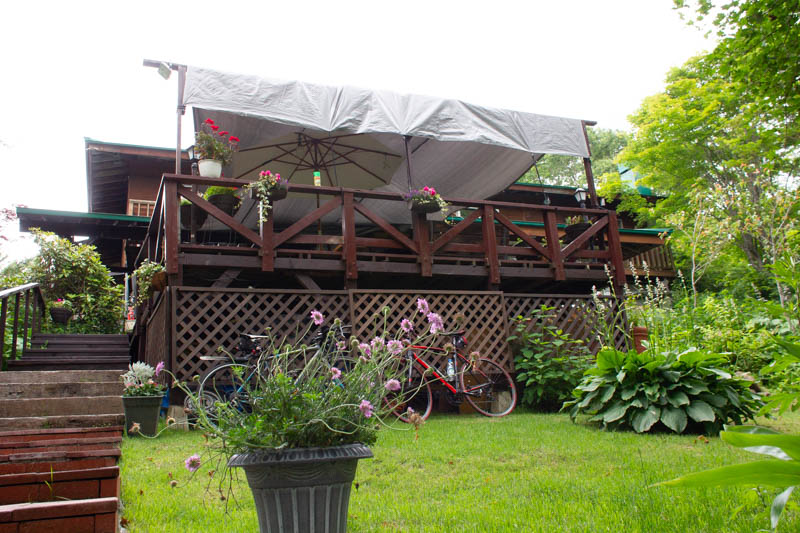
#> input picture 08-image-data/data/sample.jpg, 800 x 533 px
$ jupyter execute 08-01-pillow.ipynb
#> lines starting #> are read from the running program, lines starting #| are printed output that depends on the picture
# Pillowを使った画像の加工

## サムネイル化

[cell 1]
from PIL import Image

with Image.open("data/sample.jpg") as im:
#> im is the input picture: PIL image 800x533 RGB; mean R, G, B 131.2, 135.5, 101.6
    im.thumbnail((128, 128))
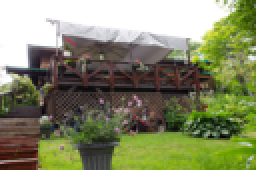
#> im: PIL image 128x85 RGB (shown 2 times larger); mean R, G, B 131.1, 135.4, 101.5
    im.save("data/thumb-test.jpg")

[cell 2]
# Jupyter Notebookで実行する場合にNotebook内に画像を表示する設定
from PIL import ImageShow

ImageShow.register(ImageShow.IPythonViewer, order=0)

[cell 3]
with Image.open("data/thumb-test.jpg") as thumb:
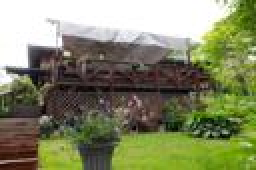
#> thumb: PIL image 128x85 RGB (shown 2 times larger); mean R, G, B 131.1, 135.4, 101.3
    print(thumb.size)
#| (128, 85)
    thumb.show()

## クロップ（切り取り）

[cell 4]
def calc_cropping_box(image):
    """
    クロップする四隅の座標を計算する関数
    """
    x, y = image.size
#> x = 800; y = 533
    print(f"{x=}, {y=}")
#| x=800, y=533
    if x > y:  # 幅が大きい（横長）場合の処理：高さが正方形の1辺の長さ
        left = (x - y) // 2
#> left = 133
        upper = 0
        right = left + y
#> right = 666
        lower = y
#> lower = 533
    else:  # 高さが大きい（縦長）場合の処理：幅が正方形の1辺の長さ
        left = 0
        upper = (y - x) // 2
        right = x
        lower = upper + x
    box = (
        left,
        upper,
        right,
        lower,
    )  # 切り取る四隅の座標
#> box = (133, 0, 666, 533)
    print(f"{box=}")
#| box=(133, 0, 666, 533)
    return box

[cell 5]
with Image.open("data/sample.jpg") as im:
    box = calc_cropping_box(im)
#> box = (133, 0, 666, 533)
    cropped = im.crop(box)
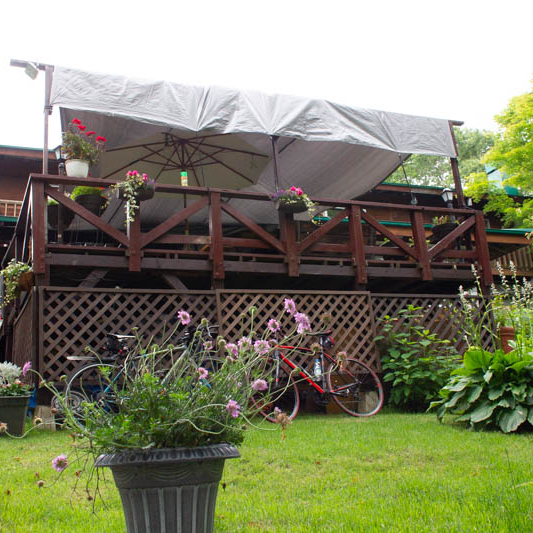
#> cropped: PIL image 533x533 RGB; mean R, G, B 130, 132.2, 104.9
    cropped.save("data/cropped-test.jpg")

[cell 6]
with Image.open("data/cropped-test.jpg") as cropped:
    x, y = cropped.size
#> x = 533; y = 533
    print(f"{x=}, {y=}")
#| x=533, y=533
    cropped.show()

## グレースケール（モノクロ）化

[cell 7]
with Image.open("data/sample.jpg") as im:
    im_gray = im.convert("L")
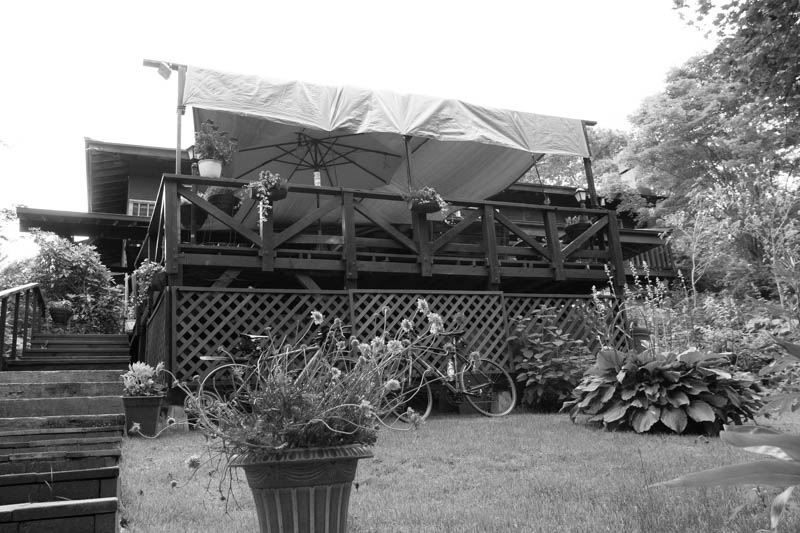
#> im_gray: PIL image 800x533 L; min 0, max 255, mean 130.4
    im_gray.save("data/gray-test.jpg")

## 複数の画像をまとめて処理する方法

[cell 8]
import pathlib

current = pathlib.Path(".")

[cell 9]
for filename in current.glob("data/sample*.jpg"):
    stem = filename.stem  # 拡張子を含まないファイル名
    suffix = filename.suffix  # 拡張子
    with Image.open(filename) as im:
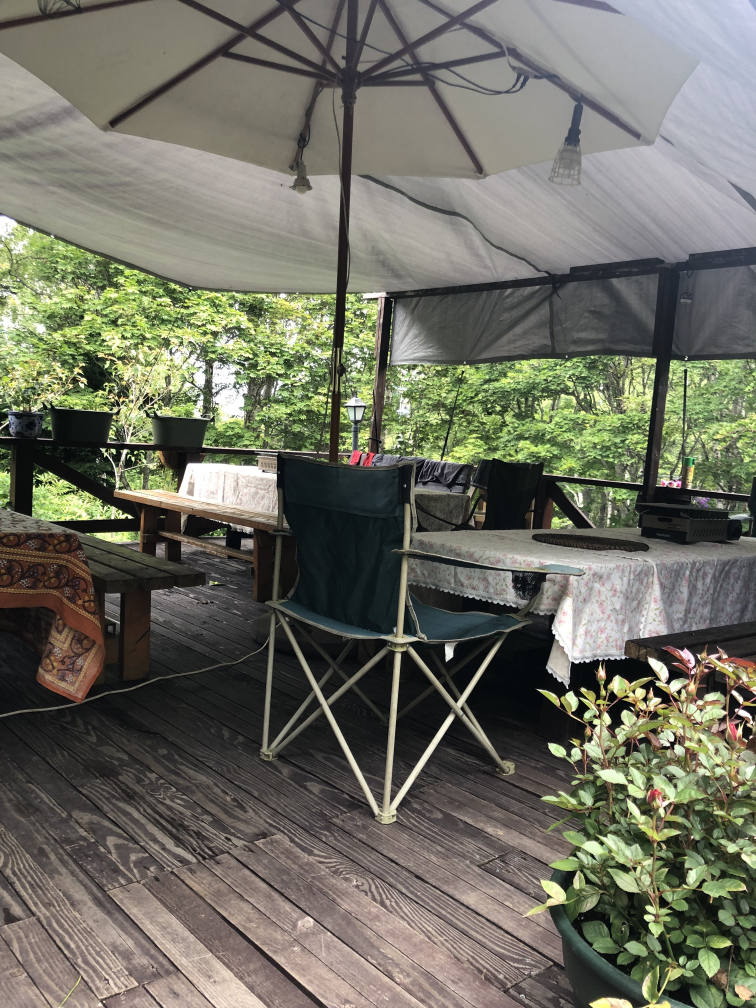
#> input picture 08-image-data/data/sample-v.jpg, 3024 x 4032 px (shown at 1/4 size)
#> im is the input picture: PIL image 3024x4032 RGB; mean R, G, B 110.9, 111, 98.1
        print(filename)
        # クロップ
        box = calc_cropping_box(im)
#| x=3024, y=4032
#| box=(0, 504, 3024, 3528)
#> box = (0, 504, 3024, 3528)
        cropped = im.crop(box)
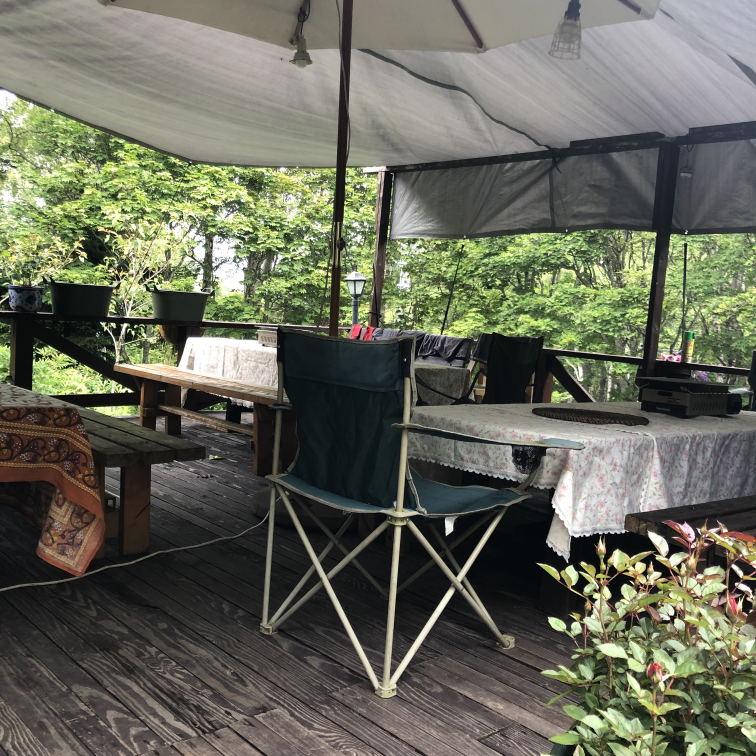
#> cropped: PIL image 3024x3024 RGB (shown at 1/4 size); mean R, G, B 103.2, 105.1, 90.4
        # サムネイル化
        cropped.thumbnail((128, 128))
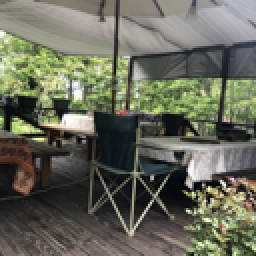
#> cropped: PIL image 128x128 RGB (shown 2 times larger); mean R, G, B 103.2, 105.1, 90.4
        cropped.save(current / f"data/cropped-{stem}{suffix}")
        # グレースケール化
        gray = cropped.convert("L")
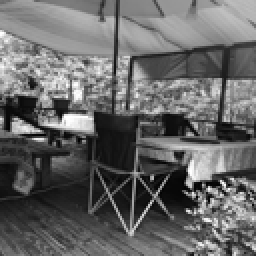
#> gray: PIL image 128x128 L (shown 2 times larger); min 0, max 255, mean 102.9
        gray.save(current / f"data/cropped-gray-{stem}{suffix}")
